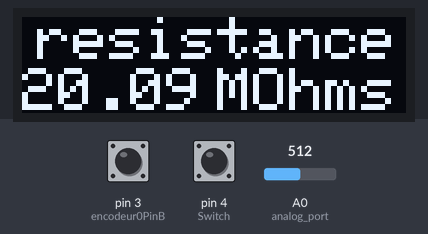
This sketch was run on a simulated Arduino Uno, built with avr-gcc and run on an emulated ATmega328P. Shown: 128×32 one-colour display. The test bench sets the inputs (shaded band); at power-on: A0 (analog_port) = 512, pin 4 (Switch) LOW, pin 3 (encodeur0PinB) HIGH. What the sketch prints to the serial monitor is not drawn.

Above: at 3.2 s.
3.3 s: A0 (analog_port) set to 0
At 4.1 s:
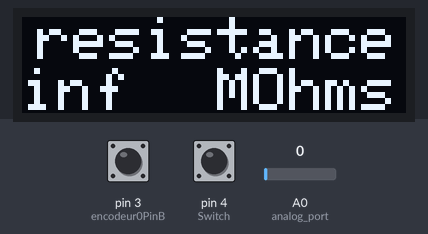
4.8 s: pin 4 (Switch) pulled HIGH for 0.15 s
At 6.5 s:
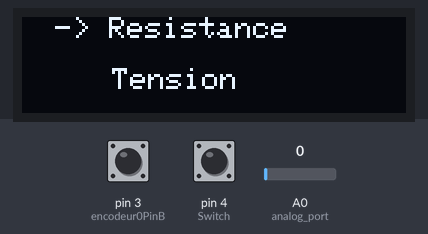
6.8 s: pin 4 (Switch) pulled HIGH for 1 s
At 8.4 s:
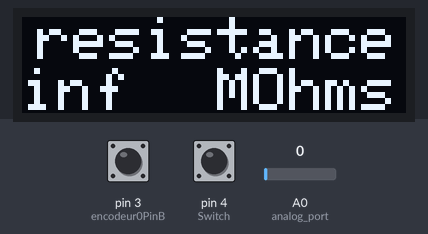
9.3 s: A0 (analog_port) set to 122
At 10.0 s:
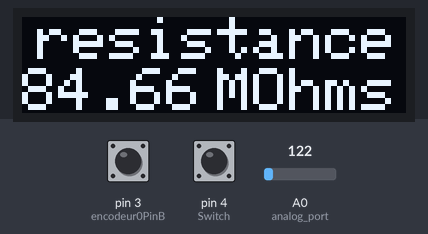
10.8 s: A0 (analog_port) set to 306
At 12.0 s:
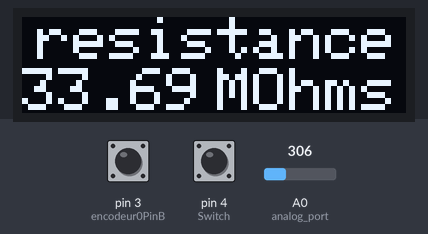
12.3 s: pin 4 (Switch) pulled HIGH for 3.2 s
At 13.1 s:
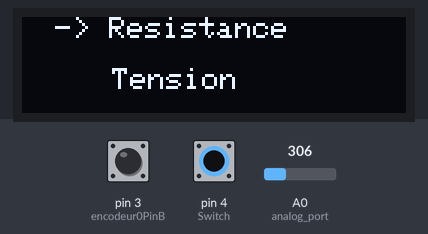
Timing chart, 0 to 15.3 s (numbered marks = the images above; inputs shaded):
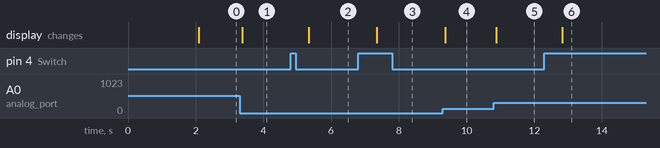

The sketch:

projet_final.ino
```cpp
/**********************************************************
************** DEFINITION DES BIBLIOTHEQUES **************
**********************************************************/


#include <SoftwareSerial.h>
#include <SPI.h>
#include <Wire.h>
#include <Adafruit_GFX.h>
#include <Adafruit_SSD1306.h>


/**********************************************************
****************** DEFINITION DES PORTS ******************
**********************************************************/

#define rxpin 11
#define txpin 10
#define baudrate 9600

SoftwareSerial myserial (rxpin,txpin);

//CAPTEUR
#define analog_port 0
#define Periode 50 //envoie des données toute les 50ms

#define SCREEN_WIDTH 128 // OLED display width, in pixels
#define SCREEN_HEIGHT 32 // OLED display height, in pixels

// Declaration for an SSD1306 display connected to I2C (SDA, SCL pins)
// The pins for I2C are defined by the Wire-library.
// On an arduino UNO:       A4(SDA), A5(SCL)
// On an arduino MEGA 2560: 20(SDA), 21(SCL)
// On an arduino LEONARDO:   2(SDA),  3(SCL), ...
#define OLED_RESET     4 // Reset pin # (or -1 if sharing Arduino reset pin)
#define SCREEN_ADDRESS 0x3C ///< See datasheet for Address; 0x3D for 128x64, 0x3C for 128x32
Adafruit_SSD1306 display(SCREEN_WIDTH, SCREEN_HEIGHT, &Wire, OLED_RESET);

#define encodeur0PinA 2 // CLK
#define encodeur0PinB 3 // DATA
#define Switch 4 // switch


/**********************************************************
******************* VARIABLES GLOBALES *******************
**********************************************************/

double tension;
double resistance;
unsigned long temps_ref;

volatile unsigned int encodeur0Pos = 0;
volatile unsigned int choice =0;
// 0) resistance
// 1) tension

volatile unsigned int Menu = 0;
// 0) mesure on
// 1) mesure off

bool SwitchState= HIGH;
bool SwitchLast= LOW;

/**********************************************************
*********************** FONCTIONS ************************
**********************************************************/

void affichage_tension (double tension)
{
  //configuration de l'écran
  display.clearDisplay();
  display.setTextSize(2);
  display.setTextColor(WHITE);

  //Affichage de la tension
  Serial.println(tension);
  display.setCursor(30,0);
  display.println(F("tension"));
  display.setCursor(40,17);
  display.println(tension);
  display.setCursor(90,17);
  display.println(F("V"));
  display.display();
}


void affichage_resistance (double resistance)
{
  //configuration de l'écran
  display.clearDisplay();
  display.setTextSize(2);
  display.setTextColor(WHITE);

  //Affichage de la tension
  Serial.println(resistance);
  display.setCursor(5,0);
  display.println(F("resistance"));
  display.setCursor(0,17);
  display.println(resistance);
  display.setCursor(65,17);
  display.println(F("MOhms"));
  display.display();
}

void Menu_OLED ()
{
  if (choice==0)
    {
      choice = 1;
    }
    else
    {
      choice = 0;

    }
}


/**********************************************************
****************** PROGRAMME PRINCIPAL *******************
**********************************************************/

void setup()
{
//ouverture des ports
pinMode (rxpin, INPUT);
pinMode (txpin, OUTPUT);

pinMode (encodeur0PinA,INPUT);
digitalWrite(encodeur0PinA,HIGH);
pinMode (encodeur0PinB,INPUT);
digitalWrite(encodeur0PinB,HIGH);
temps_ref=millis();


myserial.begin(baudrate);
Serial.begin(baudrate);

display.begin(SSD1306_SWITCHCAPVCC, SCREEN_ADDRESS);

 /* if(!display.begin(SSD1306_SWITCHCAPVCC, SCREEN_ADDRESS)) {
    Serial.println(F("SSD1306 allocation failed"));
    for(;;); // Don't proceed, loop forever
  }

  // Show initial display buffer contents on the screen --
  // the library initializes this with an Adafruit splash screen.
  display.display();
  delay(2000); // Pause for 2 seconds

  // Clear the buffer*/

//Ecran de demarrage

display.clearDisplay();
display.setTextSize(2);
display.setTextColor(WHITE);
display.setCursor(5,10);
display.println(F("Sasa & Lea"));
display.display();
delay(2000);

}

void loop()
{

 tension = analogRead(analog_port);

//Bluetooth
 if (abs(millis()-temps_ref) > Periode)
 {
 byte V = map(tension,0,1023,0,255);
 myserial.write(V);
 }
 temps_ref=millis();


 tension=tension*5/1024;
 resistance = (1.0+100.0)*100000.0*(5.0/tension)-100000.0-10000.0;

 delay(25);

  //Gestion du bouton de l'encodeur rotatoir
  SwitchState = digitalRead(Switch);
  if (SwitchState == HIGH && SwitchLast == LOW && Menu ==0)
  {
    Menu=1;
    attachInterrupt(digitalPinToInterrupt(encodeur0PinB), Menu_OLED, RISING);
    delay(500);//debounce
  }
  else if (SwitchState == HIGH && SwitchLast==LOW && Menu ==1)
  {
    Menu=0;
    detachInterrupt(digitalPinToInterrupt(encodeur0PinB));
    delay(500);//debounce
  }
  SwitchLast = SwitchState;

  //Gestion de l'Affichage sur l'écran OLED
  switch (Menu)
  {
    case 0 :
      switch (choice)
    {
      case 0 :
      affichage_resistance(resistance/1000000.0);
      break;

      case 1 :
      affichage_tension (tension) ;
      break;
    }
    break;

    case 1 :
      switch (choice)
    {
      case 0 :
      //Configuration de l'écran
      display.clearDisplay();
      display.setTextSize(1);
      display.setTextColor(WHITE);

      display.setCursor(5, 0);
      display.println(F(" -> Resistance"));
      display.setCursor(30, 17);
      display.println(F("Tension"));
      display.display();
      break;

      case 1 :
      //Configuration de l'écran
      display.clearDisplay();
      display.setTextSize(1);
      display.setTextColor(WHITE);

      display.setCursor(30, 0);
      display.println(F("Resistance"));
      display.setCursor(5, 17);
      display.println(F(" -> Tension"));
      display.display();
      break;
    }
    break;
  }
}
```

Measured:
- after the input at 3.3 s, the display: changes after 0.07 s (image 1)
- after the input at 4.8 s, the display: changes after 0.54 s (image 2)
- after the input at 6.8 s, the display: changes after 0.54 s (image 3)
- after the input at 9.3 s, the display: changes after 0.08 s (image 4)
- after the input at 10.8 s, the display: changes after 0.07 s (image 5)
- after the input at 12.3 s, the display: changes after 0.52 s (image 6)
